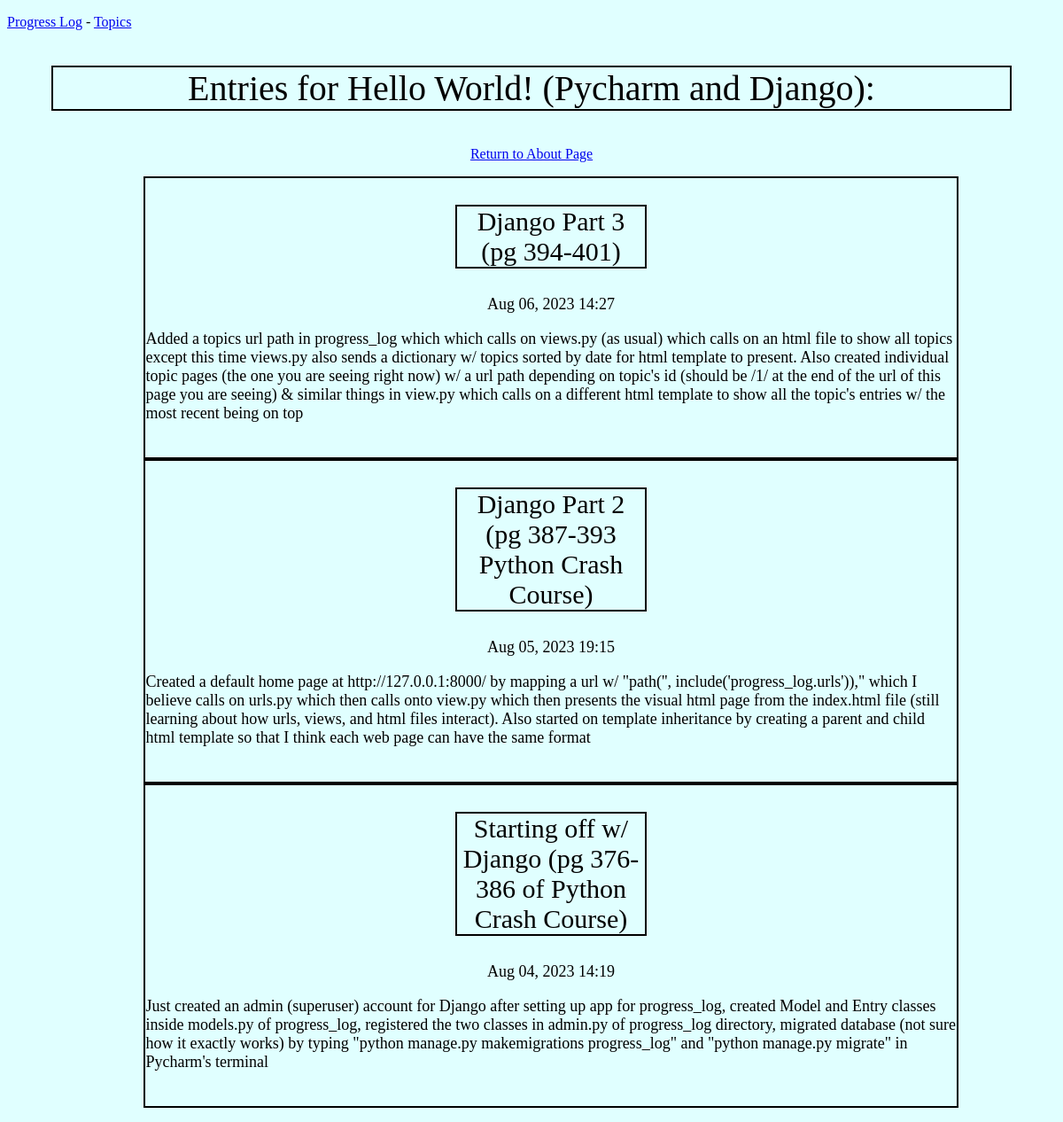
/topics/1/, run on an earlier commit of the app's database.
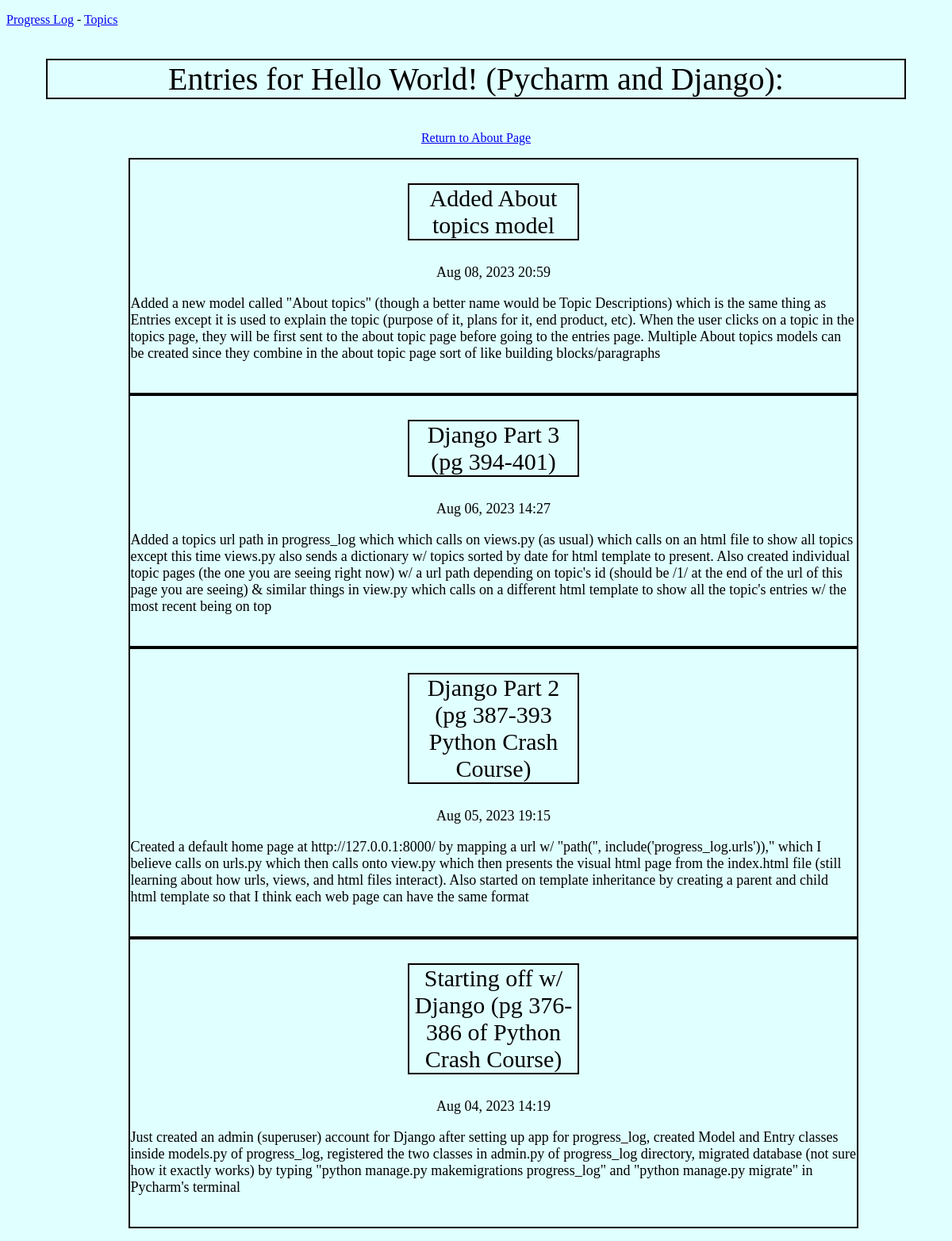
And on a later commit of the database.
### progress_log/models.py (models this page shows, shortened)
class Entry(models.Model):
    topic = models.ForeignKey(Topic, on_delete=models.CASCADE)
    title = models.CharField(max_length=200, default=Topic.__name__)    # My own personal addition while doing python book's tutorial :)
    image = models.ImageField(null=True, blank=True, upload_to='images/')
    text = models.TextField()
    date_added = models.DateTimeField(auto_now_add=True)
    class Meta:
        verbose_name_plural = 'entries'

### progress_log/views.py (the view)
# urls.py: path('topics/<int:topic_id>/', views.topic, name='topic'),
def topic(request, topic_id):
    topic = Topic.objects.get(id=topic_id)
    entries = topic.entry_set.order_by('-date_added')   # Minus sign for reverse order (most recent shows up first)
    context = {'topic': topic, 'entries': entries}
    return render(request, 'progress_log/topic.html', context)

### progress_log/templates/progress_log/topic.html (shortened to what this page needs)
<!DOCTYPE html>
{% extends 'progress_log/base.html' %}
  {% block content %}
  <p class="page_title">Entries for {{topic.text}}:</p>
  <p style="text-align:center"><a href="{% url 'progress_log:topic' topic.id %}about" >Return to About Page</a></p>
  <ul>
    {% for entry in entries %}
      <div class="body_text">
        <p class="section_title">{{entry.title}}</p>
        <p style="text-align:center">{{entry.date_added|date:'M d, Y H:i'}}</p>
        <p>{{entry.text|linebreaks}}</p>
        <br>
      </div>
      {% empty %}
        <li>There are no entries for this topic yet</li>
    {% endfor %}
  </ul>
  {% endblock content %}

What changed in the data, as far as the page shows it:
added Entry: title "Added About topics model", date_added "Aug 08, 2023 20:59", text "Added a new model called \"About topics\" (though a better name would be Topic Descriptions) which is the same thing as Entries except it is used to explain the topic (purpose of it, plans for it, end product, etc). When the user clicks on a topic in the topics page, they will be first sent to the about topic page before going to the entries page. Multiple About topics models can be created since they combine in the about topic page sort of like building blocks/paragraphs"
